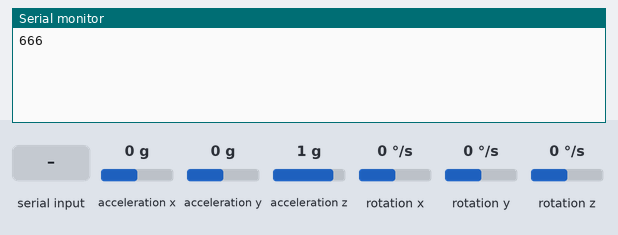
This sketch was run on a simulated Arduino Uno, built with avr-gcc and run on an emulated ATmega328P. Shown: the last lines printed to the serial monitor. The test bench sets the inputs (shaded band); at power-on: rotation z 0 °/s, acceleration x 0 g, acceleration y 0 g, acceleration z 1 g, rotation x 0 °/s, rotation y 0 °/s.

Above: at 3.2 s.
3.3 s: "1" received over Serial
At 3.8 s:
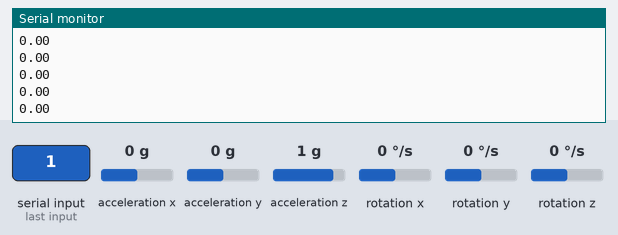
4.8 s: rotation z set to -192 °/s
At 5.3 s:
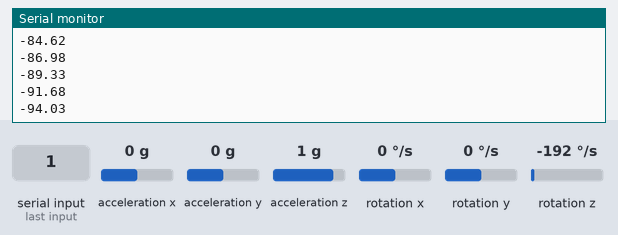
6.3 s: rotation z set to -100 °/s
At 7.2 s:
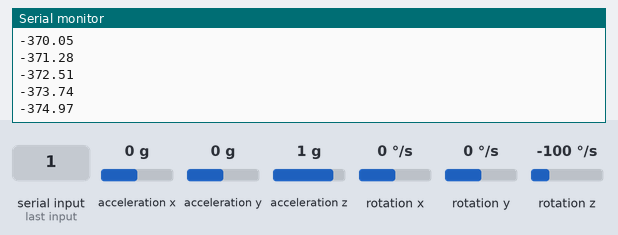
Timing chart, 0 to 9.3 s (numbered marks = the images above; inputs shaded):
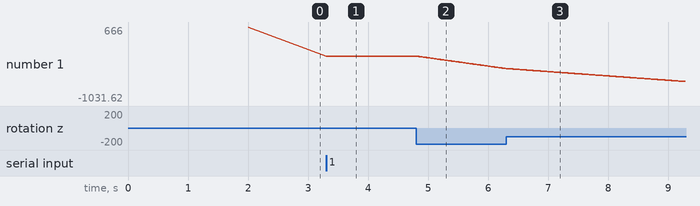

Measured:
- after the input at 3.3 s, the serial monitor: prints a new line at once (image 1)
- after the input at 4.8 s, the serial monitor: prints a new line at once (image 2)
- plotted number 1: 666 → 0 after the input at 3.3 s, 0 → -285.21 after the input at 4.8 s

The sketch:

FinalArduino.ino
```cpp
#include "Wire.h"
#include <MPU6050_light.h>
#include "A4988.h"
#include <Arduino.h>

MPU6050 mpu(Wire);
unsigned long timer = 0;

int Step = 9; //GPIO14---D5 of Nodemcu--Step of stepper motor driver
int Dire = 8; //GPIO2---D4 of Nodemcu--Direction of stepper motor driver
const int spr = 200; //Steps per revolution
int RPM = 50; //Motor Speed in revolutions per minute
int Microsteps = 1; //Stepsize (1 for full steps, 2 for half steps, 4 for quarter steps, etc)
A4988 stepper(spr, Dire, Step);

String pullUpState;

void setup() {
  Serial.begin(9600);

   pinMode(Step, OUTPUT); //Step pin as output
  pinMode(Dire,  OUTPUT); //Direcction pin as output
  digitalWrite(Step, LOW); // Currently no stepper motor movement
  digitalWrite(Dire, LOW);

  stepper.begin(RPM, Microsteps);

  Wire.begin();

  byte status = mpu.begin();
  delay(1000); // this is time for the sensor to calibrate
  // mpu.upsideDownMounting = true; // uncomment this line if the MPU6050 is mounted upside-down
  mpu.calcOffsets(); // gyro and accelero
  Serial.println("666");


}

void loop() {
  /*
  stepper.rotate(160);
  delay(5000);
  stepper.rotate(-160);
  delay(5000);
  */
  mpu.update();

  //if((millis()-timer)>10){
    if(Serial.available()>0){
      Serial.println(mpu.getAngleZ());
      timer = millis();
      delay(10);
    }

 // }
}
```
